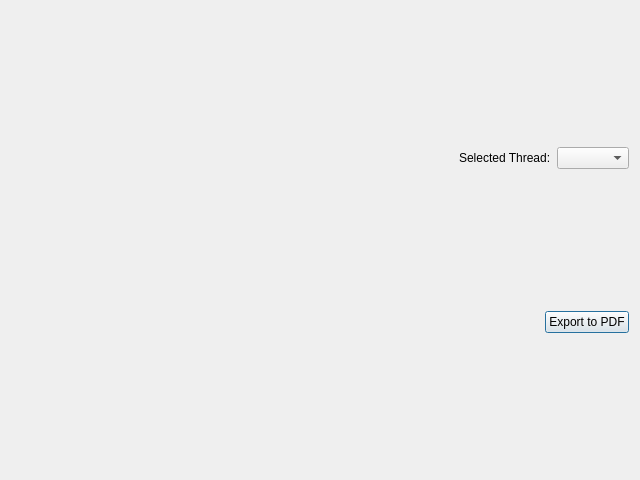
<?xml version="1.0" encoding="UTF-8"?>
<ui version="4.0">
 <class>GraphWindow</class>
 <widget class="QDialog" name="GraphWindow">
  <property name="geometry">
   <rect>
    <x>0</x>
    <y>0</y>
    <width>640</width>
    <height>480</height>
   </rect>
  </property>
  <property name="windowTitle">
   <string>Time Address Diagram</string>
  </property>
  <layout class="QVBoxLayout" name="verticalLayout">
   <item>
    <layout class="QHBoxLayout" name="horizontalLayout_2">
     <item>
      <spacer name="horizontalSpacer_2">
       <property name="orientation">
        <enum>Qt::Horizontal</enum>
       </property>
       <property name="sizeHint" stdset="0">
        <size>
         <width>40</width>
         <height>20</height>
        </size>
       </property>
      </spacer>
     </item>
     <item>
      <widget class="QLabel" name="label">
       <property name="text">
        <string>Selected Thread:</string>
       </property>
      </widget>
     </item>
     <item>
      <widget class="QComboBox" name="comboBox"/>
     </item>
    </layout>
   </item>
   <item>
    <layout class="QHBoxLayout" name="centralLayout"/>
   </item>
   <item>
    <layout class="QHBoxLayout" name="horizontalLayout">
     <item>
      <spacer name="horizontalSpacer">
       <property name="orientation">
        <enum>Qt::Horizontal</enum>
       </property>
       <property name="sizeHint" stdset="0">
        <size>
         <width>40</width>
         <height>20</height>
        </size>
       </property>
      </spacer>
     </item>
     <item>
      <widget class="QPushButton" name="exportToPdfPushButton">
       <property name="text">
        <string>Export to PDF</string>
       </property>
      </widget>
     </item>
    </layout>
   </item>
  </layout>
 </widget>
 <resources/>
 <connections/>
</ui>
